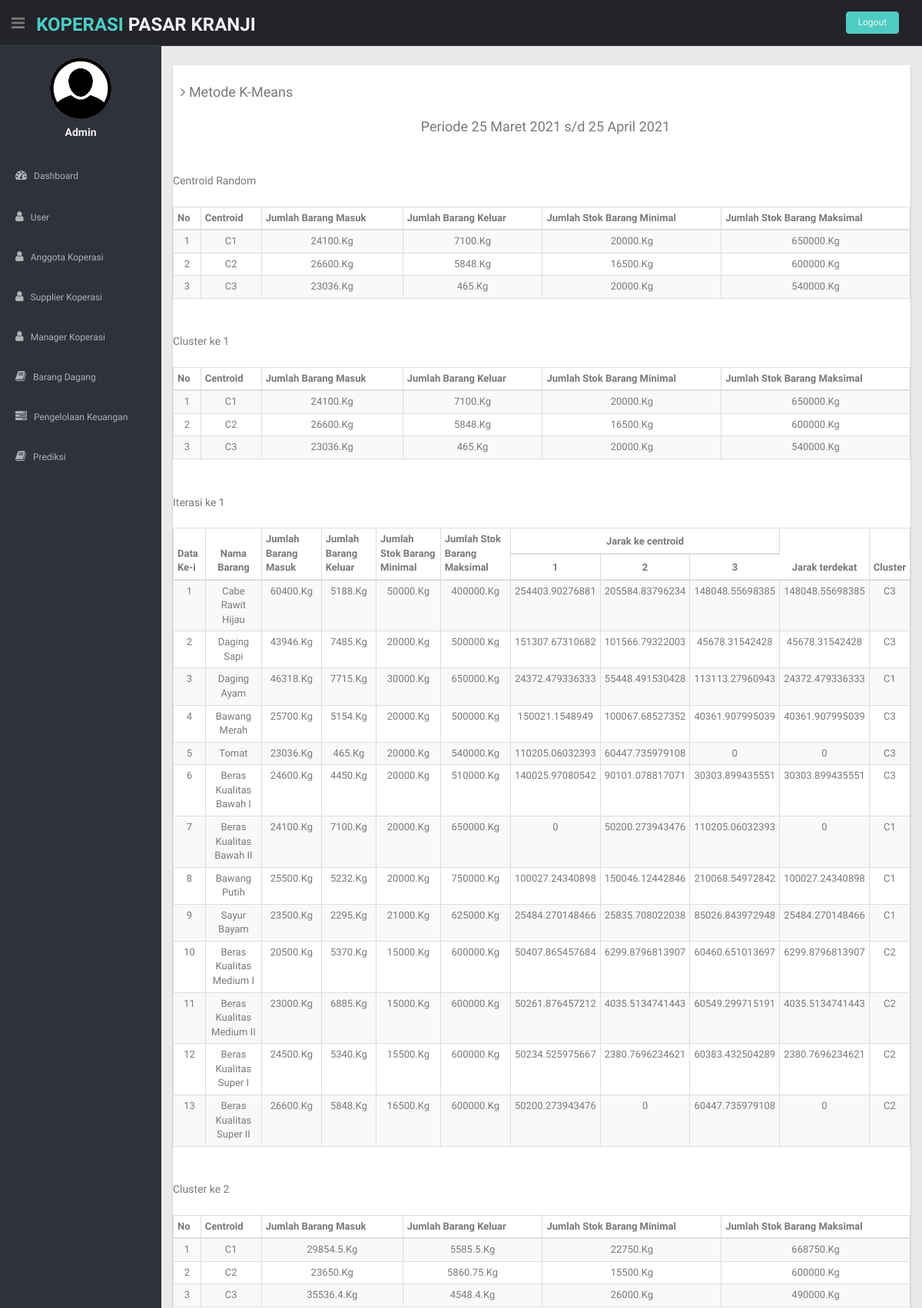
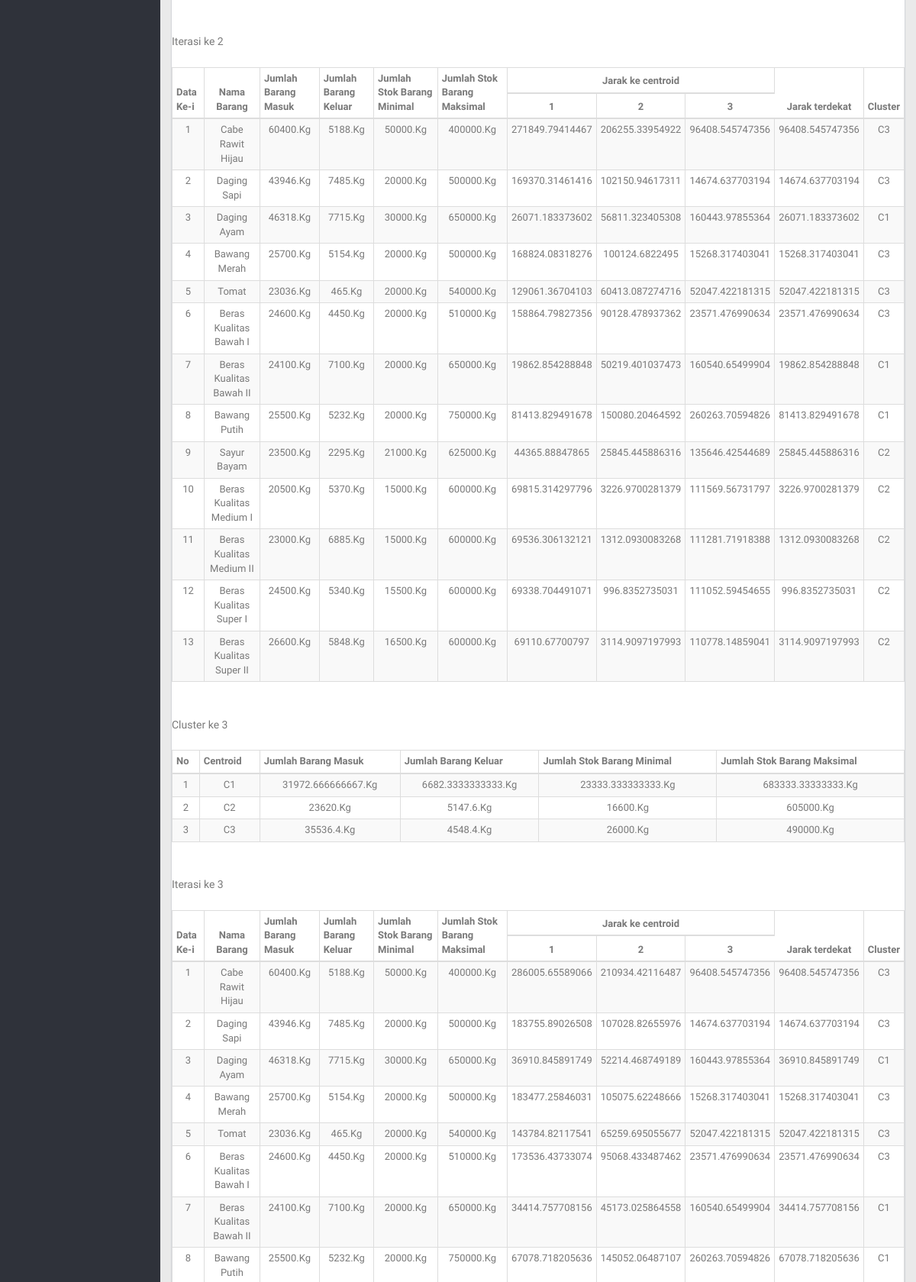
The app's page /index.php?halaman=kmeans (signed in, upper part) with its own data (2 pictures, top to bottom).
### tables this page shows
CREATE TABLE `barang_dagang` (
  `id_barang` int(11) NOT NULL,
  `id_jenis` int(11) NOT NULL,
  `nama_barang` varchar(100) NOT NULL,
  `harga_kilo` varchar(100) NOT NULL,
  `satuan_barang` varchar(50) NOT NULL,
  `jumlah_kilo` varchar(100) NOT NULL,
  `jumlah_minimal` varchar(100) NOT NULL,
  `jumlah_maksimal` varchar(100) NOT NULL,
  `gambar_barang` varchar(100) NOT NULL
);

### halaman/metode/index_kmeans.php (the view, shortened to what this page needs)
<?php
	$query = $koneksi->query("SELECT barang_dagang.id_barang, barang_dagang.nama_barang, barang_dagang.jumlah_minimal AS minimal, barang_dagang.jumlah_maksimal AS maksimal, SUM(barang_detail.jumlah_detail) AS barang_masuk, barang_keluar FROM barang_dagang LEFT JOIN barang_detail ON barang_dagang.id_barang=barang_detail.id_barang LEFT JOIN (SELECT barang_dagang.id_barang, SUM(pembelian_barang.jumlah_barang) AS barang_keluar FROM barang_dagang, pembelian_barang WHERE barang_dagang.id_barang=pembelian_barang.id_barang AND pembelian_barang.tanggal_pembelian BETWEEN '2021-03-25' AND '2021-04-25' GROUP BY pembelian_barang.id_barang ASC) AS barang ON barang_dagang.id_barang=barang.id_barang WHERE barang.id_barang IS NOT Null AND barang_detail.tanggal_masuk BETWEEN '2021-03-25' AND '2021-04-25' GROUP BY barang_dagang.id_barang ASC");
	$barang=[];
	while($row=$query->fetch_assoc()){
		$barang[]=$row['nama_barang'];
	}
	function jarakEuclidean($data=array(),$centroid=array()){
		return sqrt(pow(($data[0]-$centroid[0]),2) + pow(($data[1]-$centroid[1]),2) + pow(($data[2]-$centroid[2]),2) + pow(($data[3]-$centroid[3]),2));
	}
	function jarakTerdekat($jarak_ke_centroid=array(),$centroid){
		foreach ($jarak_ke_centroid as $key => $value) {
			if(!isset($minimum)){
				$minimum=$value;
				$cluster=($key+1);
				continue;
			}
			else if($value<$minimum){
				$minimum=$value;
				$cluster=($key+1);
			}
		}
		return array(
			'cluster'=>$cluster,
			'value'=>$minimum,
		);
	}
	function perbaruiCentroid($table_iterasi,&$hasil_cluster){
		$hasil_cluster=[];
		foreach ($table_iterasi as $key => $value) {
			$hasil_cluster[($value['jarak_terdekat']['cluster']-1)][0][]= $value['data'][0];
			$hasil_cluster[($value['jarak_terdekat']['cluster']-1)][1][]= $value['data'][1];
     		$hasil_cluster[($value['jarak_terdekat']['cluster']-1)][2][]= $value['data'][2];
     		$hasil_cluster[($value['jarak_terdekat']['cluster']-1)][3][]= $value['data'][3];
		}
		$new_centroid=[];
		foreach ($hasil_cluster as $key => $value) {
			$new_centroid[$key]= [
				array_sum($value[0])/count($value[0]),
				array_sum($value[1])/count($value[1]),
				array_sum($value[2])/count($value[2]),
				array_sum($value[3])/count($value[3]),
			];
		}
		ksort($new_centroid);
		return $new_centroid;
	}
	function centroidBerubah($centroid,$iterasi){
		$centroid_lama = flatten_array($centroid[($iterasi-1)]);
		$centroid_baru = flatten_array($centroid[$iterasi]);
		$jumlah_sama=0;
		for($i=0;$i<count($centroid_lama);$i++){
			if($centroid_lama[$i]===$centroid_baru[$i]){
				$jumlah_sama++;
			}
		}
		return $jumlah_sama===count($centroid_lama) ? false : true;
	}
	function flatten_array($arg) {
	  return is_array($arg) ? array_reduce($arg, function ($c, $a) { return array_merge($c, flatten_array($a)); },[]) : [$arg];
	}
$query = $koneksi->query("SELECT barang_dagang.id_barang, barang_dagang.nama_barang, barang_dagang.jumlah_minimal AS minimal, barang_dagang.jumlah_maksimal AS maksimal, SUM(barang_detail.jumlah_detail) AS barang_masuk, barang_keluar FROM barang_dagang LEFT JOIN barang_detail ON barang_dagang.id_barang=barang_detail.id_barang LEFT JOIN (SELECT barang_dagang.id_barang, SUM(pembelian_barang.jumlah_barang) AS barang_keluar FROM barang_dagang, pembelian_barang WHERE barang_dagang.id_barang=pembelian_barang.id_barang AND pembelian_barang.tanggal_pembelian BETWEEN '2021-03-25' AND '2021-04-25' GROUP BY pembelian_barang.id_barang ASC) AS barang ON barang_dagang.id_barang=barang.id_barang WHERE barang.id_barang IS NOT Null AND barang_detail.tanggal_masuk BETWEEN '2021-03-25' AND '2021-04-25' GROUP BY barang_dagang.id_barang ASC");
	$data=[];
	while($row=$query->fetch_assoc()){
		$data[]=[$row['barang_masuk'],$row['barang_keluar'],$row['minimal'],$row['maksimal']];
	}
	$cluster = 3;
	$variable_x = 'Jumlah Barang Masuk';
	$variable_y = 'Jumlah Barang Keluar';
	$variable_z = 'Jumlah Stok Barang Minimal';
  	$variable_a = 'Jumlah Stok Barang Maksimal';
	$rand=[];
	for($i=0;$i<$cluster;$i++){
		$temp=rand(0,(count($data)-1));
		$rand[]=$temp;
		$centroid[0][]=[
			$data[$rand[$i]][0],
			$data[$rand[$i]][1],
			$data[$rand[$i]][2],
			$data[$rand[$i]][3]
		];
	}
	$hasil_iterasi=[];
	$hasil_cluster=[];
	$iterasi=0;
	while(true){
		$table_iterasi=array();
		foreach ($data as $key => $value) {
			$table_iterasi[$key]['data']=$value;
			foreach ($centroid[$iterasi] as $key_c => $value_c) {
				$table_iterasi[$key]['jarak_ke_centroid'][]=jarakEuclidean($value,$value_c);
			}
			$table_iterasi[$key]['jarak_terdekat']=jarakTerdekat($table_iterasi[$key]['jarak_ke_centroid'],$centroid);
		}
		array_push($hasil_iterasi, $table_iterasi);
		$centroid[++$iterasi]=perbaruiCentroid($table_iterasi,$hasil_cluster);
		$lanjutkan=centroidBerubah($centroid,$iterasi);
		if(!$lanjutkan)
			break;
	}
	?>
	<section id="main-content">
		<section class="wrapper">
  		<div class="row mt">
          <div class="col-lg-12">
            <div class="content-panel">
            <div class="float-right">
              <section id="unseen">
              <h4 class="mb"><i class="fa fa-angle-right"></i> Metode K-Means</h4>
              </div>
              <div align="center">
              <section id="unseen">
              <h4 class="mb"> Periode 25 Maret 2021 s/d 25 April 2021</h4>
              </div>
              <table class="table table-bordered table-striped table-condensed">
                <br>
                <h5 class="mb"> Centroid Random</h5>
                <thead align="center">
                    <tr align="center">
                    <th rowspan="1">No</th>
                    <th rowspan="1">Centroid</th>
                    <th rowspan="1"><?php echo $variable_x; ?></th>
                    <th rowspan="1"><?php echo $variable_y; ?></th>
                    <th rowspan="1"><?php echo $variable_z; ?></th>
                    <th rowspan="1"><?php echo $variable_a; ?></th>
                  </tr>
                </thead>
                <tbody>
                <?php
                $no= 1;
                foreach ($centroid[0] as $key_c => $value_c) { ?>
                <tr class="gradeX" align="center">
                    <td><?php echo $no; ?></td>
                    <td>C<?php echo ($key_c+1); ?></td>
										<td><?php echo $value_c[0]; ?>.Kg</td>
										<td><?php echo $value_c[1]; ?>.Kg</td>
										<td><?php echo $value_c[2]; ?>.Kg</td>
										<td><?php echo $value_c[3]; ?>.Kg</td>
                </tr>
                <?php
              $no++;
              } ?>
                </tbody>
            </table>
            <?php foreach ($hasil_iterasi as $key => $value) { ?>
            <table class="table table-bordered table-striped table-condensed">
                <br>
                <h5 class="mb"> Cluster ke <?php echo ($key+1) ?></h5>
                <thead align="center">
                    <tr align="center">
                    <th rowspan="1">No</th>
                    <th rowspan="1">Centroid</th>
                    <th rowspan="1"><?php echo $variable_x; ?></th>
                    <th rowspan="1"><?php echo $variable_y; ?></th>
                    <th rowspan="1"><?php echo $variable_z; ?></th>
                    <th rowspan="1"><?php echo $variable_a; ?></th>
                  </tr>
                </thead>
                <tbody>
                <?php
                $no= 1;
                foreach ($centroid[$key] as $key_c => $value_c) { ?>
                <tr class="gradeX" align="center">
                    <td><?php echo $no; ?></td>
                    <td>C<?php echo ($key_c+1); ?></td>
										<td><?php echo $value_c[0]; ?>.Kg</td>
										<td><?php echo $value_c[1]; ?>.Kg</td>
										<td><?php echo $value_c[2]; ?>.Kg</td>
										<td><?php echo $value_c[3]; ?>.Kg</td>
                </tr>
                <?php
              $no++;
              } ?>
                </tbody>
            </table>
            <table class="table table-bordered table-striped table-condensed">
                <br>
                <h5 class="mb"> Iterasi ke <?php echo ($key+1) ?></h5>
                <thead align="center">
                    <tr align="center">
                    <th rowspan="2">Data Ke-i</th>
                    <th rowspan="2" class="text-center">Nama Barang</th>
                    <th rowspan="2"><?php echo $variable_x; ?></th>
                    <th rowspan="2"><?php echo $variable_y; ?></th>
                    <th rowspan="2"><?php echo $variable_z; ?></th>
                    <th rowspan="2"><?php echo $variable_a; ?></th>
                    <th rowspan="1" class="text-center" colspan="<?php echo $cluster; ?>">Jarak ke centroid</th>
										<th rowspan="2" class="text-center" >Jarak terdekat</th>
										<th rowspan="2" class="text-center">Cluster</th>
                  </tr>
                  <?php for ($i=1; $i <=$cluster ; $i++) { ?>
										<th rowspan="1" class="text-center"><?php echo $i; ?></th>
									<?php }?>
                </thead>
                <tbody>
                <?php
                foreach ($value as $key_data => $value_data) { ?>
                <tr class="gradeX" align="center">
                    <td><?php echo $key_data+1; ?></td>
                    <td><?php echo $barang[$key_data]; ?></td>
										<td><?php echo $value_data['data'][0]; ?>.Kg</td>
										<td><?php echo $value_data['data'][1]; ?>.Kg</td>
										<td><?php echo $value_data['data'][2]; ?>.Kg</td>
										<td><?php echo $value_data['data'][3]; ?>.Kg</td>
                    <?php
										foreach ($value_data['jarak_ke_centroid'] as $key_jc => $value_jc) { ?>
											<td class="text-center"><?php echo $value_jc; ?></td>
										<?php
										}
										?>
										<td class="text-center"><?php echo $value_data['jarak_terdekat']['value']; ?></td>
										<td class="text-center">C<?php echo $value_data['jarak_terdekat']['cluster']; ?></td>
                </tr>
                <?php
              } ?>
                </tbody>
            </table>
            <?php	}?>
        </div>
    </div>
</div>
</section>
</section>

### css/style.css (style rules this page uses)
body { color: #797979; background: #eaeaea; font-family: 'Ruda', sans-serif; padding: 0px !important; margin: 0px !important; font-size:13px; }
.mt { margin-top: 25px; }
.mb { margin-bottom: 25px; }
#main-content { margin-left: 210px; }
.wrapper { display: inline-block; margin-top: 60px; padding-left: 15px; padding-right: 15px; padding-bottom: 15px; padding-top: 0px; width: 100%; }
.content-panel { background: #ffffff; box-shadow: 0px 3px 2px #aab2bd; padding-top: 15px; padding-bottom: 5px; }
.content-panel h4 { margin-left: 10px; }

### records on screen
barang_dagang: value_c "24100", value_c "7100", jumlah_minimal "20000", jumlah_maksimal "650000"
barang_dagang: value_c "26600", value_c "5848", jumlah_minimal "16500", jumlah_maksimal "600000"
barang_dagang: value_c "23036", value_c "465", jumlah_minimal "20000", jumlah_maksimal "540000"
barang_dagang: jumlah_minimal "50000", jumlah_maksimal "400000"
barang_dagang: jumlah_minimal "20000", jumlah_maksimal "500000"
barang_dagang: jumlah_minimal "30000", jumlah_maksimal "650000"
barang_dagang: jumlah_minimal "20000", jumlah_maksimal "500000"
barang_dagang: jumlah_minimal "20000", jumlah_maksimal "510000"
barang_dagang: jumlah_minimal "20000", jumlah_maksimal "750000"
barang_dagang: jumlah_minimal "21000", jumlah_maksimal "625000"
barang_dagang: jumlah_minimal "15000", jumlah_maksimal "600000"
barang_dagang: jumlah_minimal "15000", jumlah_maksimal "600000"
barang_dagang: jumlah_minimal "15500", jumlah_maksimal "600000"

### other values on screen
$_SESSION['nama'] "Admin"
$variable_x "Jumlah Barang Masuk"
$variable_y "Jumlah Barang Keluar"
$variable_z "Jumlah Stok Barang Minimal"
$variable_a "Jumlah Stok Barang Maksimal"
$barang[$key_data] "Cabe Rawit Hijau"
$value_data['data'][0] "60400"
$value_data['data'][1] "5188"
$value_jc "254403.90276881"
$value_jc "205584.83796234"
$value_jc "148048.55698385"
$value_data['jarak_terdekat']['value'] "148048.55698385"
$value_data['jarak_terdekat']['cluster'] "3"
$barang[$key_data] "Daging Sapi"
$value_data['data'][0] "43946"
